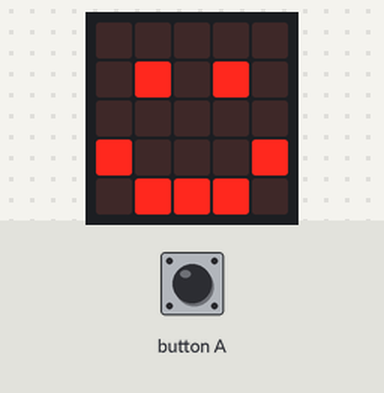
Simulated run of this program. Board: BBC micro:bit (MakeCode). Shown: the board's 5×5 LED display. Inputs (shaded band) come from the test bench.

Above: at 1.8 s.
1.9 s: button A pressed for 0.15 s
At 2.6 s:
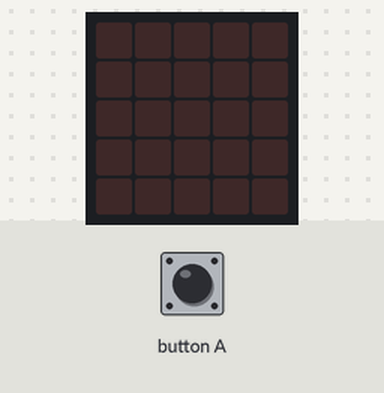
At 7.3 s:
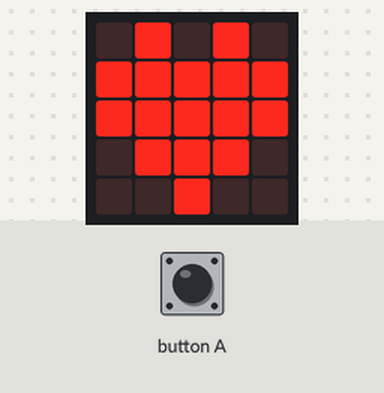
Timing chart, 0 to 8.8 s (numbered marks = the images above; inputs shaded):
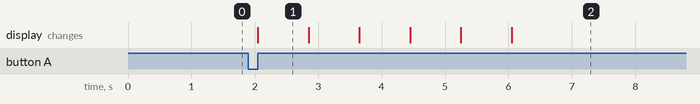

The program:

main.ts
```typescript
function ハートの明るさを変える (明るさ: number) {
    led.setBrightness(明るさ)
    basic.showIcon(IconNames.Heart)
}
input.onButtonPressed(Button.A, function () {
    ハートの明るさを変える(0)
    basic.pause(200)
    ハートの明るさを変える(50)
    basic.pause(200)
    ハートの明るさを変える(100)
    basic.pause(200)
    ハートの明るさを変える(150)
    basic.pause(200)
    ハートの明るさを変える(200)
    basic.pause(200)
    ハートの明るさを変える(250)
})
basic.showIcon(IconNames.Happy)
```

test.ts
```typescript
// テストはここに来ます。このパッケージが拡張機能として使用されるときにはコンパイルされません。
```

Measured:
- after the input at 1.9 s, the display: changes after 0.15 s (image 1)
- what the display in image 1 shows lasts 0.8 s, from 2.1 s to 2.9 s
